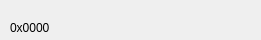
<?xml version="1.0" encoding="UTF-8"?>
<ui version="4.0">
 <class>Form</class>
 <widget class="QWidget" name="Form">
  <property name="geometry">
   <rect>
    <x>0</x>
    <y>0</y>
    <width>261</width>
    <height>40</height>
   </rect>
  </property>
  <property name="windowTitle">
   <string>Form</string>
  </property>
  <widget class="VerticalLabel" name="baseAddress">
   <property name="geometry">
    <rect>
     <x>10</x>
     <y>20</y>
     <width>51</width>
     <height>16</height>
    </rect>
   </property>
   <property name="text">
    <string>0x0000</string>
   </property>
  </widget>
 </widget>
 <customwidgets>
  <customwidget>
   <class>VerticalLabel</class>
   <extends>QLabel</extends>
   <header>verticallabel.h</header>
  </customwidget>
 </customwidgets>
 <resources/>
 <connections/>
</ui>
